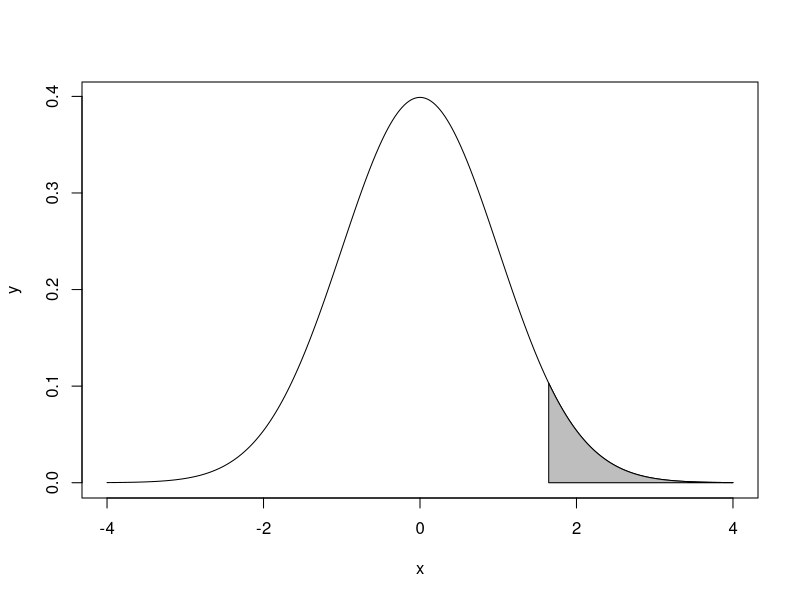

This figure's R source:
# Page no 231

sample.size <- 157
sample.mean <- 146
sd <- 27
variance <- sd^2
hypothesis.mean <- 140
alpha <- 0.05

z <- qnorm(1-alpha, 0,1)
z
test.statistic <- (sample.mean - hypothesis.mean) / sqrt(variance/sample.size)
test.statistic

x = seq (-4 ,4, length =10000)
y = dnorm (x,0,1)
plot (x,y,type = "l")

x = seq (z ,4 , length =10000)
y = dnorm (x,0,1)
rejection.region <- polygon (c(z,x ,4) ,c(0,y ,0) ,col=" gray ")

pvalue = 1 - pnorm(test.statistic,0,1)
pvalue